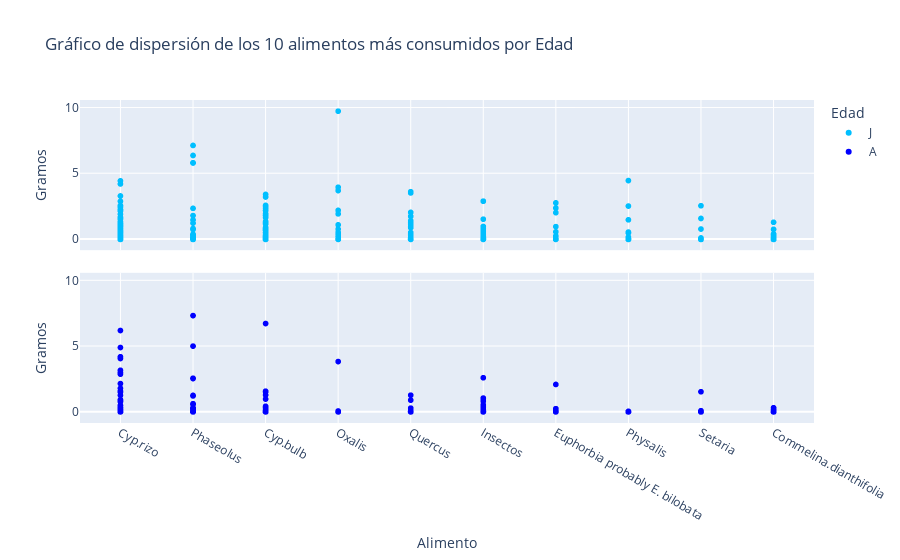

Here is the notebook cell this chart was saved with:
### Markdown cell above
De la gran diversidad de opciones de alimento, notamos que solo unas pocas fueron consumidas. Procedemos a identificar los alimentos más consumidos y evaluevaluamos si existe una diferencia clara en su consumo entre las distintas edades.

### Code cell
# Lista de los 10 alimentos más consumidos (independientemente de la edad)
top10 = list(df_temp.groupby(['Alimento'])['Peso'].sum().sort_values(ascending=False).reset_index()[:10]['Alimento'])

# Crear dataframe temporal con las variables a graficar en la columna "Alimento" y sus respectivos Pesos y Edad en otras columnas
df_temp_top_10 = pd.melt(df, id_vars=['edad'], value_vars=top10, var_name='Alimento', value_name='Peso')

# Crear sub-gráficos de dispersión para cada alimento y edad
fig = px.scatter(df_temp_top_10, x='Alimento', y='Peso', color='edad', color_discrete_map={'J': 'deepskyblue', 'A': 'blue'},
                 facet_col='edad', facet_col_wrap=1,  # Cambia el valor de facet_col_wrap según el número deseado de columnas
                 labels={'Alimento': 'Alimento', 'Peso': 'Gramos', 'edad': 'Edad'},
                 title='Gráfico de dispersión de los 10 alimentos más consumidos por Edad')

# Eliminar subtitulos redundantes
fig.for_each_annotation(lambda a: a.update(text=''))

# Lineas en lugar de puntos
#fig.update_traces(mode='lines+markers')

# Desplegar figura
fig.show()

### Figure 1 — Plotly figure (JSON) as saved in the notebook; plotly's stock layout.template omitted (floating-point values rounded to 4 significant figures; data arrays with more than 128 entries replaced by an {"elided": "..."} marker saying what was removed)
{"data": [{"hovertemplate": "Edad=J<br>Alimento=%{x}<br>Gramos=%{y}<extra></extra>", "legendgroup": "J", "marker": {"color": "deepskyblue", "symbol": "circle"}, "mode": "markers", "name": "J", "showlegend": true, "type": "scattergl", "x": {"elided": "1330 str values"}, "xaxis": "x2", "y": {"elided": "1330 float values"}, "yaxis": "y2"}, {"hovertemplate": "Edad=A<br>Alimento=%{x}<br>Gramos=%{y}<extra></extra>", "legendgroup": "A", "marker": {"color": "blue", "symbol": "circle"}, "mode": "markers", "name": "A", "showlegend": true, "type": "scattergl", "x": {"elided": "550 str values"}, "xaxis": "x", "y": {"elided": "550 float values"}, "yaxis": "y"}], "layout": {"annotations": [{"font": {}, "showarrow": false, "text": "", "x": 0.5, "xanchor": "center", "xref": "paper", "y": 0.465, "yanchor": "bottom", "yref": "paper"}, {"font": {}, "showarrow": false, "text": "", "x": 0.5, "xanchor": "center", "xref": "paper", "y": 1.0, "yanchor": "bottom", "yref": "paper"}], "legend": {"title": {"text": "Edad"}, "tracegroupgap": 0}, "title": {"text": "Gráfico de dispersión de los 10 alimentos más consumidos por Edad"}, "xaxis": {"anchor": "y", "domain": [0, 1], "title": {"text": "Alimento"}}, "xaxis2": {"anchor": "y2", "domain": [0, 1], "matches": "x", "showticklabels": false}, "yaxis": {"anchor": "x", "domain": [0, 0.465], "title": {"text": "Gramos"}}, "yaxis2": {"anchor": "x2", "domain": [0.535, 1.0], "matches": "y", "title": {"text": "Gramos"}}}}
